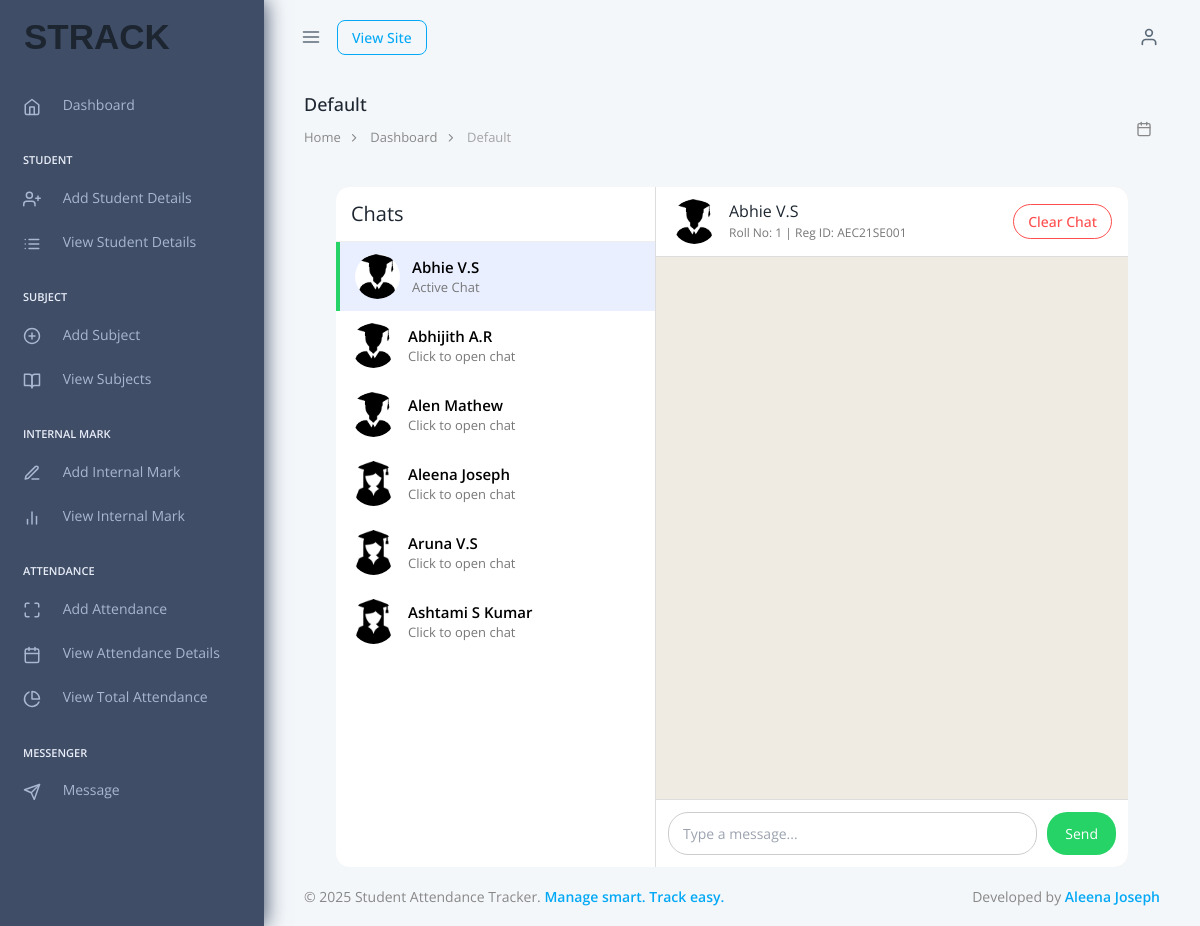
Page /Chatbotpage/5/ on the committed database.
### TeacherApp/models.py (models this page shows, shortened)
class Studentdb(models.Model):
    Student_name = models.CharField(max_length=30)
    Student_rollno = models.IntegerField()
    Student_regid = models.CharField(max_length=30, unique=True)
    Student_batch = models.CharField(max_length=30)
    Student_sem = models.CharField(max_length=30)
    Student_duration = models.CharField(max_length=30)
    Student_email = models.EmailField(unique=True)
    Student_phone = models.IntegerField(unique=True)
    Student_prof = models.ImageField(upload_to="Student Profile Image")
    Student_password = models.CharField(max_length=10)
    Student_confirm = models.CharField(max_length=10)
    class Meta:
        ordering = ['Student_rollno']

### TeacherApp/views.py (the view)
# urls.py: path('Chatbotpage/<int:student_id>/', views.Chatbotpage, name="Chatbotpage"),
def Chatbotpage(request, student_id):
    students = Studentdb.objects.all()
    unread_map = {
        item["student"]: item["count"]
        for item in ChatMessage.objects.filter(
            sender="student"
        ).exclude(read_status="read")
        .values("student")
        .annotate(count=Count("id"))
    }
    current_student = Studentdb.objects.get(id=student_id)
    context = {
        "students": students,
        "current_student": current_student,
        "unread_map": unread_map,
    }
    return render(request, "Chatbot.html", context)

### TeacherApp/templatetags/chat_extras.py (called while the page is built)
@register.filter
def get_item(dictionary, key):
    return dictionary.get(key)

### TeacherApp/templates/Chatbot.html (shortened to what this page needs)
{% extends 'index.html' %}
{% load static %}
{% load chat_extras %}
{% block content %}
<link rel="stylesheet" href="{% static 'chatbot/whatsapp.css' %}">
<div class="messenger-wrapper">
    <div class="chat-list">
        <div class="chat-list-header">
            <h4>Chats</h4>
        </div>
        {% for s in students %}
        <a href="{% url 'Chatbotpage' s.id %}"
           class="chat-list-item {% if s.id == current_student.id %}active{% endif %}">
            {% if s.Student_prof %}
                <img src="{{ s.Student_prof.url }}" class="avatar">
            {% else %}
                <img src="{% static 'teacheradmin/assets/images/user/avatar-1.jpg' %}" class="avatar">
            {% endif %}
            <div class="list-info">
                <div class="student-name">{{ s.Student_name }}</div>
                <div class="preview">
                    {% if s.id == current_student.id %}
                        Active Chat
                    {% else %}
                        Click to open chat
                    {% endif %}
                </div>
            </div>
        </a>
        {% endfor %}
    </div>
    <div class="chat-window">
        <div class="chat-header">
            {% if current_student.Student_prof %}
                <img src="{{ current_student.Student_prof.url }}" class="avatar">
            {% else %}
                <img src="{% static 'teacheradmin/assets/images/user/avatar-1.jpg' %}" class="avatar">
            {% endif %}
            <div class="header-info">
                <h4>{{ current_student.Student_name }}</h4>
                <small>
                    Roll No: {{ current_student.Student_rollno }} |
                    Reg ID: {{ current_student.Student_regid }}
                </small>
            </div>
            <button id="clearChatBtn"
                    onclick="return confirm('Clear this chat?')"
                    class="clear-btn btn btn-outline-danger" >
                Clear Chat
            </button>
        </div>
        <div id="chat-body" class="chat-body"></div>
        <div class="chat-input">
            <input id="messageBox" placeholder="Type a message...">
            <button id="sendBtn">Send</button>
        </div>
    </div>
</div>
{% endblock %}

### TeacherApp/templates/index.html (shortened to what this page needs)
<!doctype html>
{% load static %}
<html lang="en" data-pc-preset="preset-1" data-pc-sidebar-caption="true" data-pc-direction="ltr" dir="ltr"
      data-pc-theme="light">
<head>
    <link rel="stylesheet" href="{% static 'teacheradmin/assets/fonts/phosphor/duotone/style.css' %}"/>
    <link rel="stylesheet" href="{% static 'teacheradmin/assets/fonts/tabler-icons.min.css' %}"/>
    <link rel="stylesheet" href="{% static 'teacheradmin/assets/fonts/feather.css' %}"/>
    <link rel="stylesheet" href="{% static 'teacheradmin/assets/fonts/fontawesome.css' %}"/>
    <link rel="stylesheet" href="{% static 'teacheradmin/assets/fonts/material.css' %}"/>
    <link rel="stylesheet" href="{% static 'teacheradmin/assets/css/style.css' %}" id="main-style-link"/>
</head>
<body>
<nav class="pc-sidebar">
    <div class="navbar-wrapper">
        <div class="m-header flex items-center py-4 px-6 h-header-height">
            <a href="{% url 'Indexpage' %}" class="b-brand flex items-center gap-3">
                <h1 style="font-size:35px; font-weight:bold; font-family:Arial;">STRACK</h1>
            </a>
        </div>
        <div class="navbar-content h-[calc(100vh_-_74px)] py-2.5">
            <ul class="pc-navbar">
                <li class="pc-item">
                    <a href="{% url 'Indexpage' %}" class="pc-link">
                            <span class="pc-micon">
                                <i data-feather="home"></i>
                            </span>
                        <span class="pc-mtext">Dashboard</span>
                    </a>
                </li>
                <li class="pc-item pc-caption">
                    <label>Student</label>
                </li>
                <li class="pc-item">
                    <a href="{% url 'Addstudentpage' %}" class="pc-link">
                        <span class="pc-micon"><i data-feather="user-plus"></i></span>
                        <span class="pc-mtext">Add Student Details</span>
                    </a>
                </li>
                <li class="pc-item">
                    <a href="{% url 'DisplaystudentPage' %}" class="pc-link">
                        <span class="pc-micon"><i data-feather="list"></i></span>
                        <span class="pc-mtext">View Student Details</span>
                    </a>
                </li>
                <li class="pc-item pc-caption">
                    <label>Subject</label>
                </li>
                <li class="pc-item">
                    <a href="{% url 'AddsubjectPage' %}" class="pc-link">
                        <span class="pc-micon"><i data-feather="plus-circle"></i></span>
                        <span class="pc-mtext">Add Subject</span>
                    </a>
                </li>
                <li class="pc-item">
                    <a href="{% url 'DisplaysubjectPage' %}" class="pc-link">
                        <span class="pc-micon"><i data-feather="book-open"></i></span>
                        <span class="pc-mtext">View Subjects</span>
                    </a>
                </li>
                <li class="pc-item pc-caption">
                    <label>Internal Mark</label>
                </li>
                <li class="pc-item">
                    <a href="{% url 'Addinternalpage' %}" class="pc-link">
                        <span class="pc-micon"><i data-feather="edit-3"></i></span>
                        <span class="pc-mtext">Add Internal Mark</span>
                    </a>
                </li>
                <li class="pc-item">
                    <a href="{% url 'Displayinternal' %}" class="pc-link">
                        <span class="pc-micon"><i data-feather="bar-chart-2"></i></span>
                        <span class="pc-mtext">View Internal Mark</span>
                    </a>
                </li>
                <li class="pc-item pc-caption">
                    <label>Attendance</label>
                </li>
                <li class="pc-item">
                    <a href="{% url 'AttendancePage' %}" class="pc-link">
                        <span class="pc-micon"><i data-feather="maximize"></i></span>
                        <span class="pc-mtext">Add Attendance</span>
                    </a>
                </li>
                <li class="pc-item">
                    <a href="{% url 'Displayattendancepage' %}" class="pc-link">
                        <span class="pc-micon"><i data-feather="calendar"></i></span>
                        <span class="pc-mtext">View Attendance Details</span>
                    </a>
                </li>
                <li class="pc-item">
                    <a href="{% url 'AttendancePercentagePage' %}" class="pc-link">
                        <span class="pc-micon"><i data-feather="pie-chart"></i></span>
                        <span class="pc-mtext">View Total Attendance</span>
                    </a>
                </li>
                <li class="pc-item pc-caption">
                    <label>Messenger</label>
                </li>
                <li class="pc-item">
                    <a href="{% url 'MessengerShortcut' %}" class="pc-link">
                        <span class="pc-micon"><i data-feather="send"></i></span>
                        <span class="pc-mtext">Message</span>
                    </a>
                </li>
            </ul>
        </div>
    </div>
</nav>
<header class="pc-header">
    <div class="header-wrapper flex max-sm:px-[15px] px-[25px] grow">
        <div class="me-auto pc-mob-drp">
            <ul class="inline-flex *:min-h-header-height *:inline-flex *:items-center">
                <li class="pc-h-item pc-sidebar-collapse max-lg:hidden lg:inline-flex">
                    <a href="#" class="pc-head-link ltr:!ml-0 rtl:!mr-0" id="sidebar-hide">
                        <i data-feather="menu"></i>
                    </a>
                </li>
                <li class="dropdown pc-h-item">
                    <a href="{% url 'StudentLoginPage' %}" class="btn btn-outline-primary"
                       style="padding:6px 14px; border-radius:8px;">
                        View Site
                    </a>
                </li>
            </ul>
        </div>
        <div class="ms-auto">
            <ul class="inline-flex *:min-h-header-height *:inline-flex *:items-center">
                <li class="dropdown pc-h-item header-user-profile">
                    <a class="pc-head-link dropdown-toggle arrow-none me-0" data-pc-toggle="dropdown" href="#"
                       role="button"
                       aria-haspopup="false" data-pc-auto-close="outside" aria-expanded="false">
                        <i data-feather="user"></i>
                    </a>
                </li>
            </ul>
        </div>
    </div>
</header>
<div class="pc-container">
    <div class="pc-content">
        <div class="page-header">
            <div class="page-block flex items-center justify-between w-full">
                <div>
                    <div class="page-header-title">
                        <h5 class="mb-3 font-medium">Default</h5>
                    </div>
                    <ul class="breadcrumb">
                        <li class="breadcrumb-item"><a href="{% url 'Indexpage' %}">Home</a></li>
                        <li class="breadcrumb-item"><a href="{% url 'Indexpage' %}">Dashboard</a></li>
                        <li class="breadcrumb-item" aria-current="page">Default</li>
                    </ul>
                </div>
                <div class="flex items-center gap-2">
                    <i data-feather="calendar" class="w-4 h-4"></i>
                </div>
            </div>
        </div>
        <div class="container mt-5">
            {% block content %}{% endblock %}
    </div>
</div>
</div>
<footer class="pc-footer">
    <div class="footer-wrapper container-fluid mx-10">
        <div class="grid grid-cols-12 gap-1.5">
            <div class="col-span-12 sm:col-span-6 my-1">
                <p class="m-0 text-theme-bodycolor dark:text-themedark-bodycolor">
                    © 2025 Student Attendance Tracker.
                    <span class="text-primary-500 font-semibold">Manage smart. Track easy.</span>
                </p>
            </div>
            <div class="col-span-12 sm:col-span-6 my-1 justify-self-end">
                <p class="m-0">
                    Developed by <span class="text-primary-500 font-semibold">Aleena Joseph</span>
                </p>
            </div>
        </div>
    </div>
</footer>
</body>
</html>

### TeacherApp/static/chatbot/whatsapp.css (style rules this page uses)
.messenger-wrapper { display: flex; height: calc(100vh - 120px); background: #f0f2f5; border-radius: 14px; overflow: hidden; }
.chat-list { width: 320px; background: #ffffff; border-right: 1px solid #ddd; overflow-y: auto; }
.chat-list-header { padding: 15px; border-bottom: 1px solid #eee; }
.chat-list-item { position: relative; display: flex; align-items: center; gap: 12px; padding: 12px 15px; text-decoration: none; color: #000; }
.chat-list-item.active { background: #e9efff; border-left: 4px solid #25D366; }
.avatar { width: 45px; height: 45px; border-radius: 50%; object-fit: cover; }
.list-info { flex: 1; }
.student-name { font-size: 15px; font-weight: 600; }
.preview { font-size: 13px; color: #777; }
.chat-window { flex: 1; display: flex; flex-direction: column; background: #efeae2; }
.chat-header { display: flex; align-items: center; gap: 12px; padding: 12px 16px; background: #fff; border-bottom: 1px solid #ddd; }
.header-info h4 { margin: 0; font-size: 16px; }
.header-info small { font-size: 12px; color: #777; }
.clear-btn { margin-left: auto; padding: 6px 14px; border-radius: 20px; border: 1px solid #ff4d4d; background: transparent; color: #ff4d4d; cursor: pointer; }
.chat-body { flex: 1; padding: 15px; overflow-y: auto; }
.chat-input { display: flex; gap: 10px; padding: 12px; background: #ffffff; border-top: 1px solid #ddd; }
.chat-input input { flex: 1; padding: 10px 14px; border-radius: 20px; border: 1px solid #ccc; outline: none; }
.chat-input button { padding: 8px 18px; border-radius: 20px; background: #25D366; border: none; color: #fff; cursor: pointer; }

### rows in the picture
Studentdb: Student_prof (picture), Student_name "Abhie V.S", shows "Active Chat", Student_rollno "1", Student_regid "AEC21SE001"
Studentdb: Student_prof (picture), Student_name "Abhijith A.R", shows "Click to open chat"
Studentdb: Student_prof (picture), Student_name "Alen Mathew", shows "Click to open chat"
Studentdb: Student_prof (picture), Student_name "Aleena Joseph", shows "Click to open chat"
Studentdb: Student_prof (picture), Student_name "Aruna V.S", shows "Click to open chat"
Studentdb: Student_prof (picture), Student_name "Ashtami S Kumar", shows "Click to open chat"
